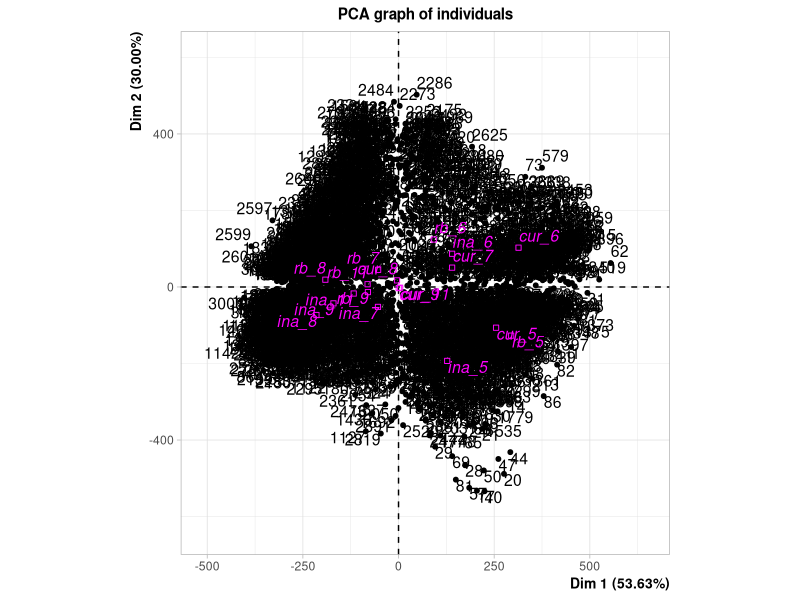
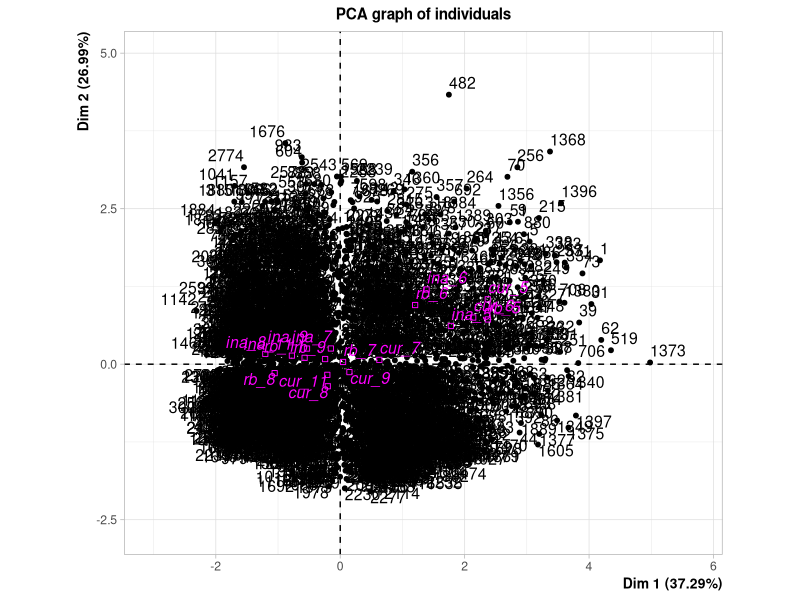
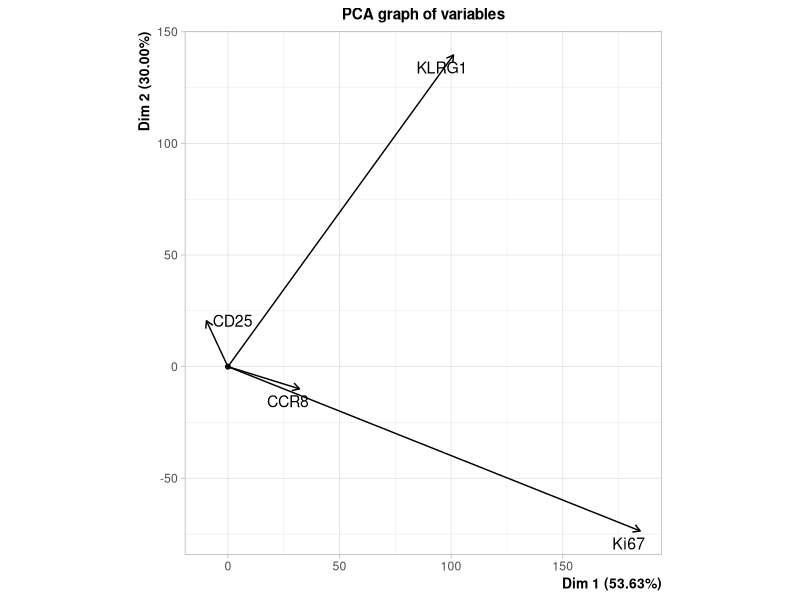
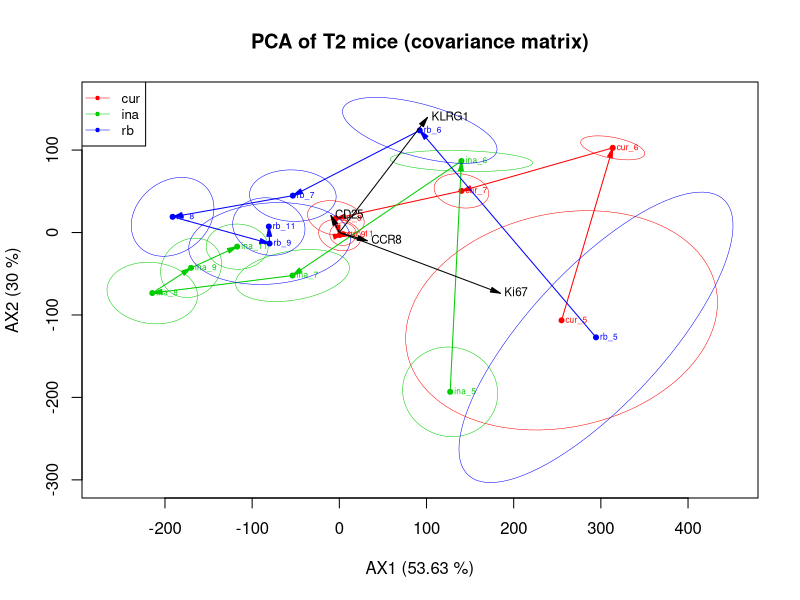
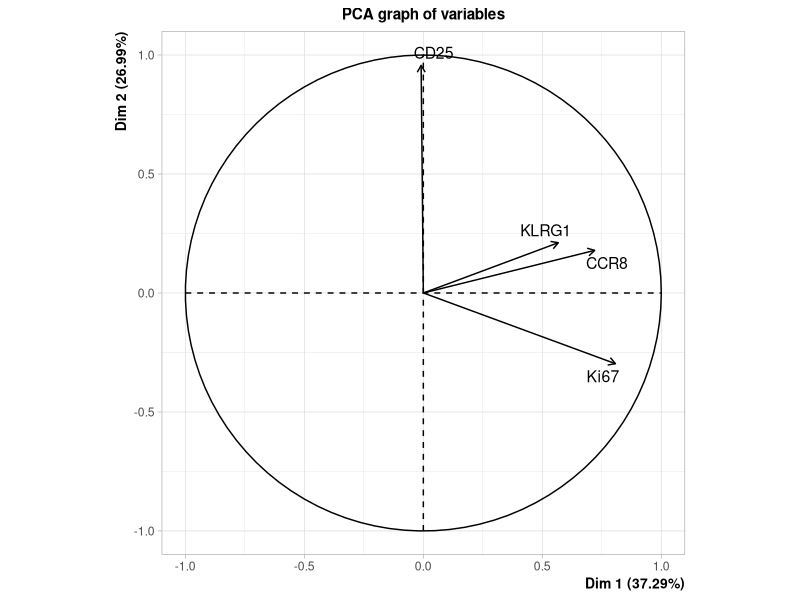
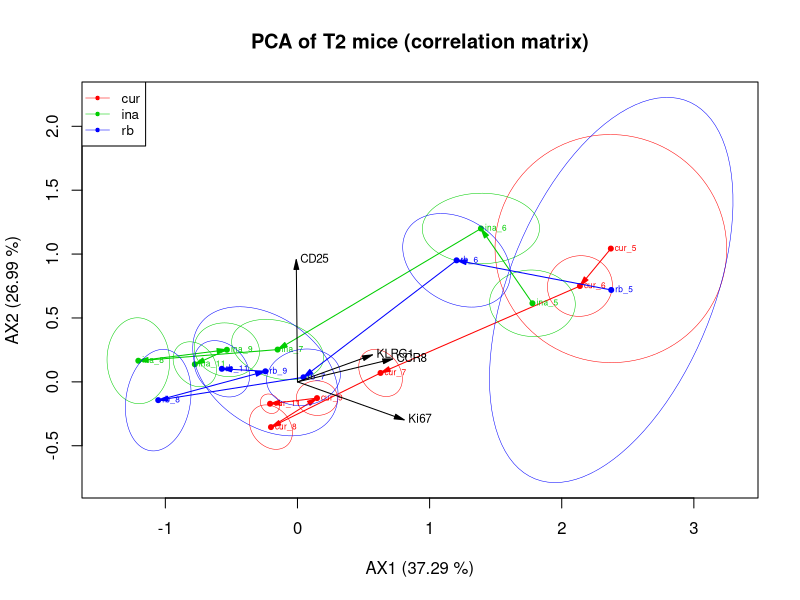

Recreate these plots in R, in order.
##Script to analyze data via PCA with 95% confidence interval ellipses
##Script by Natalie Dallmann, Institute for environmental research, RWTH
##Version 2 (24.02.2021)

##1. Setup
install.packages("FactoMineR")
install.packages("shape")
install.packages("vegan")
library("FactoMineR")
library("shape")
library("vegan")
#setwd(choose.dir())
data<-read.table("rawdata.csv", sep = ",", header = T)
cur<-as.vector(c("cur_5", "cur_6", "cur_7", "cur_8", "cur_9", "cur_11"))
ina<-as.vector(c("ina_5", "ina_6", "ina_7", "ina_8", "ina_9", "ina_11"))
rb<-as.vector(c("rb_5", "rb_6", "rb_7", "rb_8", "rb_9", "rb_11"))

##2. Create subset (eg. mice with same treatments, one mouse)
data1<-subset(data, ind != 46)

##3. Create environmental variable week+celltype from subset and add to subset
env.data<-matrix(NA,nrow = 1)
for (i in 1:nrow(data1)) {
  wk.type<-paste(data1[i,3], data1[i,1], sep = "_")
  env.data<-rbind(env.data, wk.type)
}
env.data<-as.data.frame(env.data[2:nrow(env.data)])
rownames(env.data)<-rownames(data1)
colnames(env.data)<-paste("wkty")
data2<-cbind(data1[,1:7], env.data)
wk.ty<-as.vector(unique(data2$wkty))

##4.1 PCA based on covariance matrix
## a) Calculate PCA with quali.sup = supplementary qualitative variable (wkty)
res.cov.pca<-PCA(data2[,4:8], scale.unit=F, ncp=12, quali.sup=5, graph = T)

## b) Get species and variable coordinates from PCA
var<-as.data.frame(res.cov.pca$var$coord)
spec<-cbind.data.frame(data2, res.cov.pca$ind$coord)

## Calculate ellipses and centroids for supplementary variable
CI<-coord.ellipse(spec[,8:12], bary = T)
CI.pt<-as.data.frame(CI$res)
env.mn<-matrix(NA, nrow=1, ncol=3)
mn.header<-c("env.var", "ax1", "ax2")
colnames(env.mn)<-mn.header
for (j in 1:length(wk.ty)){
  env.var<-subset(spec[,8:10], wkty == wk.ty[j])
  ax1<-mean(env.var[,2])
  ax2<-mean(env.var[,3])
  mn<-cbind.data.frame(wk.ty[j], ax1, ax2)
  colnames(mn)<-mn.header
  env.mn<-rbind(env.mn, mn)
  }
env.mn<-env.mn[2:nrow(env.mn),]

## c) Save PCA results
filename<-paste(Sys.Date(), ".pca.cov.T2.txt", sep = "") ## Adjust filename if necessary
sink(file = filename)
summary(res.cov.pca)
sink()
sscorename<-paste(Sys.Date(), ".pca.cov.sscores.T2.csv", sep = "") ## Adjust filename if necessary
write.table(spec, file=sscorename, sep = ",")
x<-paste("AX1 (", signif(res.cov.pca$eig[1,2], 4), " %)", sep = "")
y<-paste("AX2 (", signif(res.cov.pca$eig[2,2], 4), " %)", sep = "")

## d) Get mean and CI for each treatment
var.names<-c(rownames(var))
## cur
cur.pt<-matrix(NA, nrow = 1, ncol = 3)
colnames(cur.pt)<-colnames(env.mn)
cur.CI<-matrix(NA, nrow=1, ncol = 3)
colnames(cur.CI)<-colnames(CI.pt)
for (i in 1:length(cur)) {
  if (any(env.mn == cur[i])) {
  cp<-subset(env.mn, env.var == cur[i])
  cur.pt<-rbind.data.frame(cur.pt, cp)
  }
  if (any(CI.pt == cur[i])) {
  ce<-subset(CI.pt, CI.pt[,1] == cur[i])
  cur.CI<-rbind.data.frame(cur.CI, ce)
  }
}
cur.pt<-cur.pt[2:nrow(cur.pt),]
cur.CI<-cur.CI[2:nrow(cur.CI),]
## ina
ina.pt<-matrix(NA, nrow = 1, ncol = 3)
colnames(ina.pt)<-colnames(env.mn)
ina.CI<-matrix(NA, nrow=1, ncol = 3)
colnames(ina.CI)<-colnames(CI.pt)
for (i in 1:length(ina)) {
  if (any(env.mn == ina[i])) {
    ip<-subset(env.mn, env.var == ina[i])
    ina.pt<-rbind.data.frame(ina.pt, ip)
  }
  if (any(CI.pt == ina[i])) {
    ie<-subset(CI.pt, CI.pt[,1] == ina[i])
    ina.CI<-rbind.data.frame(ina.CI, ie)
  }
}
ina.pt<-ina.pt[2:nrow(ina.pt),]
ina.CI<-ina.CI[2:nrow(ina.CI),]
## rb
rb.pt<-matrix(NA, nrow = 1, ncol = 3)
colnames(rb.pt)<-colnames(env.mn)
rb.CI<-matrix(NA, nrow=1, ncol = 3)
colnames(rb.CI)<-colnames(CI.pt)
for (i in 1:length(rb)) {
  if (any(env.mn == rb[i])) {
    rp<-subset(env.mn, env.var == rb[i])
    rb.pt<-rbind.data.frame(rb.pt, rp)
  }
  if (any(CI.pt == rb[i])) {
    re<-subset(CI.pt, CI.pt[,1] == rb[i])
    rb.CI<-rbind.data.frame(rb.CI, re)
  }
}
rb.pt<-rb.pt[2:nrow(rb.pt),]
rb.CI<-rb.CI[2:nrow(rb.CI),]

##e) Plot with variable arrows, centroids for week+celltype and 95%-CI
picname<-paste(Sys.Date(), ".pca.cov.T2.png", sep = "") ## Adjust filename if necessary
png(picname, width = 1000, height = 1000, res = 200)
title<-paste("PCA of T2 mice (covariance matrix)") ## Adjust Plotname
plot(0, xlab = x, ylab = y, xlim = c(min(CI.pt$Dim.1), max(CI.pt$Dim.1)), ylim = c(min(CI.pt$Dim.2), max(CI.pt$Dim.2)), pch = NA, main = title)
points(cur.pt[,2], cur.pt[, 3], pch = 20, col = "red")
text(cur.pt[,2], cur.pt[, 3], labels = cur.pt[,1], col = "red", cex = 0.5, pos = 4, offset = 0.2)
for (i in 1:nrow(cur.pt)) {
  Arrows(cur.pt[i,]$ax1, cur.pt[i,]$ax2, cur.pt[i+1,]$ax1, cur.pt[i+1,]$ax2,  col = "red", code = 2, lwd = 1, arr.length = 0.2, arr.type = "triangle", arr.adj = 1)
}
for (i in 1:length(cur)) {
  if (any(cur.CI == cur[i])) {
    ell<-subset(cur.CI, cur.CI$wkty == cur[i])
    lines(ell$Dim.1, ell$Dim.2, col = "red", lwd = 0.5)
  }
}
points(ina.pt[,2], ina.pt[, 3], pch = 20, col = "green3")
text(ina.pt[,2], ina.pt[, 3], labels = ina.pt[,1], col = "green3", cex = 0.5, pos = 4, offset = 0.2)
for (i in 1:nrow(ina.pt)) {
  Arrows(ina.pt[i,]$ax1, ina.pt[i,]$ax2, ina.pt[i+1,]$ax1, ina.pt[i+1,]$ax2,  col = "green3", code = 2, lwd = 1, arr.length = 0.2, arr.type = "triangle", arr.adj = 1)
}
for (i in 1:length(ina)) {
  if (any(ina.CI == ina[i])) {
    ell<-subset(ina.CI, ina.CI$wkty == ina[i])
    lines(ell$Dim.1, ell$Dim.2, col = "green3", lwd = 0.5)
  }
}
points(rb.pt[,2], rb.pt[, 3], pch = 20, col = "blue")
text(rb.pt[,2], rb.pt[, 3], labels = rb.pt[,1], col = "blue", cex = 0.5, pos = 4, offset = 0.2)
for (i in 1:nrow(rb.pt)) {
  Arrows(rb.pt[i,]$ax1, rb.pt[i,]$ax2, rb.pt[i+1,]$ax1, rb.pt[i+1,]$ax2,  col = "blue", code = 2, lwd = 1, arr.length = 0.2, arr.type = "triangle", arr.adj = 1)
}
for (i in 1:length(rb)) {
  if (any(rb.CI == rb[i])) {
    ell<-subset(rb.CI, rb.CI$wkty == rb[i])
    lines(ell$Dim.1, ell$Dim.2, col = "blue", lwd = 0.5)
  }
}
Arrows(0, 0, var$Dim.1, var$Dim.2, code = 2, lwd = 1, arr.length = 0.2, arr.type = "triangle", arr.adj = 1)
for (i in 1:length(var.names)){
  text(var[i,]$Dim.1, var[i,]$Dim.2, labels = var.names[i], pos = 4, offset = 0.2, cex = 0.7)
}
legend("topleft", c("cur", "ina", "rb"), col = c("red", "green3", "blue"), pch = 20, lwd = 0.5, cex = 0.8)
dev.off()

##4.2 PCA based on correlation matrix
## a) Calculate PCA
res.cor.pca<-PCA(data2[,4:8], scale.unit=T, ncp=4, quali.sup=5, graph = T)

## b) Get species and variable coordinates from PCA
var<-as.data.frame(res.cor.pca$var$coord)
spec<-cbind.data.frame(data2, res.cor.pca$ind$coord)
CI<-coord.ellipse(spec[,8:12], bary = T)
CI.pt<-as.data.frame(CI$res)
env.mn<-matrix(NA, nrow=1, ncol=3)
mn.header<-c("env.var", "ax1", "ax2")
colnames(env.mn)<-mn.header
for (j in 1:length(wk.ty)){
  env.var<-subset(spec[,8:10], wkty == wk.ty[j])
  ax1<-mean(env.var[,2])
  ax2<-mean(env.var[,3])
  mn<-cbind.data.frame(wk.ty[j], ax1, ax2)
  colnames(mn)<-mn.header
  env.mn<-rbind(env.mn, mn)
}
env.mn<-env.mn[2:nrow(env.mn),]

## c) Save results
filename<-paste(Sys.Date(), ".pca.cor.T2.txt", sep = "") ## Adjust filename
sink(filename)
summary(res.cor.pca)
sink()
sscorename<-paste(Sys.Date(), ".pca.cor.sscores.T2.csv", sep = "") ## Adjust filename
write.table(spec, file=sscorename, sep = ",")
x<-paste("AX1 (", signif(res.cor.pca$eig[1,2], 4), " %)", sep = "")
y<-paste("AX2 (", signif(res.cor.pca$eig[2,2], 4), " %)", sep = "")

## d) Get mean and CI for each treatment
var.names<-c(rownames(var))
## cur
cur.pt<-matrix(NA, nrow = 1, ncol = 3)
colnames(cur.pt)<-colnames(env.mn)
cur.CI<-matrix(NA, nrow=1, ncol = 3)
colnames(cur.CI)<-colnames(CI.pt)
for (i in 1:length(cur)) {
  if (any(env.mn == cur[i])) {
    cp<-subset(env.mn, env.var == cur[i])
    cur.pt<-rbind.data.frame(cur.pt, cp)
  }
  if (any(CI.pt == cur[i])) {
    ce<-subset(CI.pt, CI.pt[,1] == cur[i])
    cur.CI<-rbind.data.frame(cur.CI, ce)
  }
}
cur.pt<-cur.pt[2:nrow(cur.pt),]
cur.CI<-cur.CI[2:nrow(cur.CI),]
## ina
ina.pt<-matrix(NA, nrow = 1, ncol = 3)
colnames(ina.pt)<-colnames(env.mn)
ina.CI<-matrix(NA, nrow=1, ncol = 3)
colnames(ina.CI)<-colnames(CI.pt)
for (i in 1:length(ina)) {
  if (any(env.mn == ina[i])) {
    ip<-subset(env.mn, env.var == ina[i])
    ina.pt<-rbind.data.frame(ina.pt, ip)
  }
  if (any(CI.pt == ina[i])) {
    ie<-subset(CI.pt, CI.pt[,1] == ina[i])
    ina.CI<-rbind.data.frame(ina.CI, ie)
  }
}
ina.pt<-ina.pt[2:nrow(ina.pt),]
ina.CI<-ina.CI[2:nrow(ina.CI),]
## rb
rb.pt<-matrix(NA, nrow = 1, ncol = 3)
colnames(rb.pt)<-colnames(env.mn)
rb.CI<-matrix(NA, nrow=1, ncol = 3)
colnames(rb.CI)<-colnames(CI.pt)
for (i in 1:length(rb)) {
  if (any(env.mn == rb[i])) {
    rp<-subset(env.mn, env.var == rb[i])
    rb.pt<-rbind.data.frame(rb.pt, rp)
  }
  if (any(CI.pt == rb[i])) {
    re<-subset(CI.pt, CI.pt[,1] == rb[i])
    rb.CI<-rbind.data.frame(rb.CI, re)
  }
}
rb.pt<-rb.pt[2:nrow(rb.pt),]
rb.CI<-rb.CI[2:nrow(rb.CI),]

## e) Plot
picname<-paste(Sys.Date(), ".pca.cor.T2.png", sep = "") ## Adjust filename
png(picname, width = 1000, height = 1000, res = 200)
plot(0, xlab = x, ylab = y, xlim = c(min(CI.pt$Dim.1), max(CI.pt$Dim.1)), ylim = c(min(CI.pt$Dim.2), max(CI.pt$Dim.2)), pch = NA, main = "PCA of T2 mice (correlation matrix)")
points(cur.pt[,2], cur.pt[, 3], pch = 20, col = "red")
text(cur.pt[,2], cur.pt[, 3], labels = cur.pt[,1], col = "red", cex = 0.5, pos = 4, offset = 0.2)
for (i in 1:nrow(cur.pt)) {
  Arrows(cur.pt[i,]$ax1, cur.pt[i,]$ax2, cur.pt[i+1,]$ax1, cur.pt[i+1,]$ax2,  col = "red", code = 2, lwd = 1, arr.length = 0.2, arr.type = "triangle", arr.adj = 1)
}
for (i in 1:length(cur)) {
  if (any(cur.CI == cur[i])) {
    ell<-subset(cur.CI, cur.CI$wkty == cur[i])
    lines(ell$Dim.1, ell$Dim.2, col = "red", lwd = 0.5)
  }
}
points(ina.pt[,2], ina.pt[, 3], pch = 20, col = "green3")
text(ina.pt[,2], ina.pt[, 3], labels = ina.pt[,1], col = "green3", cex = 0.5, pos = 4, offset = 0.2)
for (i in 1:nrow(ina.pt)) {
  Arrows(ina.pt[i,]$ax1, ina.pt[i,]$ax2, ina.pt[i+1,]$ax1, ina.pt[i+1,]$ax2,  col = "green3", code = 2, lwd = 1, arr.length = 0.2, arr.type = "triangle", arr.adj = 1)
}
for (i in 1:length(ina)) {
  if (any(ina.CI == ina[i])) {
    ell<-subset(ina.CI, ina.CI$wkty == ina[i])
    lines(ell$Dim.1, ell$Dim.2, col = "green3", lwd = 0.5)
  }
}
points(rb.pt[,2], rb.pt[, 3], pch = 20, col = "blue")
text(rb.pt[,2], rb.pt[, 3], labels = rb.pt[,1], col = "blue", cex = 0.5, pos = 4, offset = 0.2)
for (i in 1:nrow(rb.pt)) {
  Arrows(rb.pt[i,]$ax1, rb.pt[i,]$ax2, rb.pt[i+1,]$ax1, rb.pt[i+1,]$ax2,  col = "blue", code = 2, lwd = 1, arr.length = 0.2, arr.type = "triangle", arr.adj = 1)
}
for (i in 1:length(rb)) {
  if (any(rb.CI == rb[i])) {
    ell<-subset(rb.CI, rb.CI$wkty == rb[i])
    lines(ell$Dim.1, ell$Dim.2, col = "blue", lwd = 0.5)
  }
}
Arrows(0, 0, var$Dim.1, var$Dim.2, code = 2, lwd = 1, arr.length = 0.2, arr.type = "triangle", arr.adj = 1)
for (i in 1:length(var.names)){
  text(var[i,]$Dim.1, var[i,]$Dim.2, labels = var.names[i], pos = 4, offset = 0.2, cex = 0.7)
}
legend("topleft", c("cur", "ina", "rb"), col = c("red", "green3", "blue"), pch = 20, lwd = 0.5, cex = 0.8)
dev.off()
